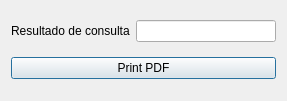
<?xml version="1.0" encoding="UTF-8"?>
<ui version="4.0">
 <class>ExerciseA</class>
 <widget class="QDialog" name="ExerciseA">
  <property name="geometry">
   <rect>
    <x>0</x>
    <y>0</y>
    <width>287</width>
    <height>101</height>
   </rect>
  </property>
  <property name="windowTitle">
   <string>Exercise A</string>
  </property>
  <property name="windowOpacity">
   <double>1.000000000000000</double>
  </property>
  <layout class="QVBoxLayout" name="verticalLayout">
   <item>
    <layout class="QHBoxLayout" name="horizontalLayout">
     <item>
      <widget class="QLabel" name="label">
       <property name="text">
        <string>Resultado de consulta</string>
       </property>
      </widget>
     </item>
     <item>
      <widget class="QLineEdit" name="lineEdit">
       <property name="alignment">
        <set>Qt::AlignRight|Qt::AlignTrailing|Qt::AlignVCenter</set>
       </property>
       <property name="readOnly">
        <bool>true</bool>
       </property>
      </widget>
     </item>
    </layout>
   </item>
   <item>
    <widget class="QPushButton" name="pushButton">
     <property name="text">
      <string>Print PDF</string>
     </property>
    </widget>
   </item>
  </layout>
 </widget>
 <resources/>
 <connections/>
</ui>
